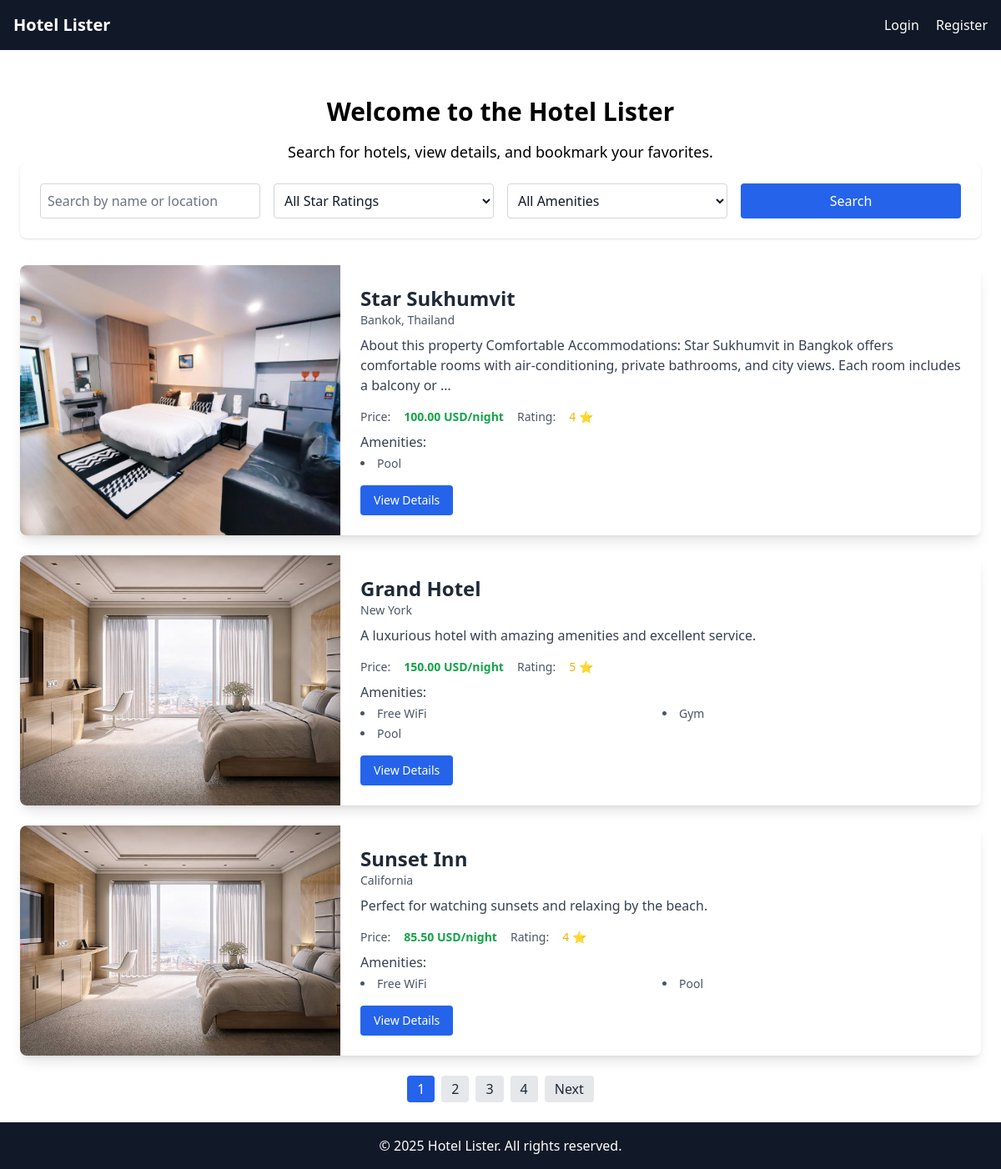
The page / on the database its author committed.
### home/models.py (models this page shows, shortened)
class BaseModel(models.Model):
    uid = models.UUIDField(default=uuid.uuid4, editable=False, primary_key=True)
    created_at = models.DateTimeField(auto_now_add=True)
    updated_at = models.DateTimeField(auto_now=True)
    class Meta:
        abstract = True

class Hotel(BaseModel):
    hotel_name = models.CharField(max_length=200)
    description = models.TextField()
    price = models.DecimalField(max_digits=10, decimal_places=2)
    star_rating = models.IntegerField(choices=[(i, f"{i} Star") for i in range(1, 6)])
    location = models.CharField(max_length=100)
    amenities = models.ManyToManyField(Amenity, related_name="hotels")
    room_count = models.IntegerField(default=10)

class HotelImage(BaseModel):
    hotel = models.ForeignKey(Hotel, related_name="images", on_delete=models.CASCADE)
    image = models.ImageField(upload_to='hotels/')

class Amenity(BaseModel):
    name = models.CharField(max_length=100)

### home/views.py (the view)
# urls.py: 2. Add a URL to urlpatterns:  path('', views.home, name='home')
def home(request):
    query = request.GET.get('q', '')
    star_rating = request.GET.get('star_rating')
    amenity = request.GET.get('amenity')
    hotels = Hotel.objects.all()
    if query:
        hotels = hotels.filter(Q(hotel_name__icontains=query) | Q(location__icontains=query))
    if star_rating:
        hotels = hotels.filter(star_rating=star_rating)
    if amenity:
        hotels = hotels.filter(amenities__name__icontains=amenity)
    for hotel in hotels:
        hotel.image = hotel.images.first() if hotel.images.exists() else None
    paginator = Paginator(hotels, 3)
    page_number = request.GET.get('page')
    hotels_page = paginator.get_page(page_number)
    amenities = Amenity.objects.all()
    bookmarked_hotels = []
    if request.user.is_authenticated:
        bookmarked_hotels = HotelBookmark.objects.filter(user=request.user).values_list('hotel__uid', flat=True)
    return render(request, 'home.html', {
        'hotels': hotels_page,  # paginated hotels
        'query': query,
        'star_rating': star_rating,
        'amenity': amenity,
        'amenities': amenities,
        'bookmarked_hotels': bookmarked_hotels,
    })

### home/templates/home.html (shortened to what this page needs)
{% extends 'base.html' %}
{% block content %}
  <div class="text-center mt-8">
    <h1 class="text-3xl font-bold">Welcome to the Hotel Lister</h1>
    <p class="mt-4 text-lg">Search for hotels, view details, and bookmark your favorites.</p>
  </div>
<form method="get" class="bg-white dark:bg-gray-800 rounded-lg shadow p-6 mb-6 grid grid-cols-1 md:grid-cols-4 gap-4">
  <input type="text" name="q" placeholder="Search by name or location"
         value="{{ query }}"
         class="p-2 border border-gray-300 dark:border-gray-600 bg-white dark:bg-gray-700 text-gray-900 dark:text-white placeholder-gray-500 dark:placeholder-gray-400 rounded w-full" />
  <select name="star_rating"
          class="p-2 border border-gray-300 dark:border-gray-600 bg-white dark:bg-gray-700 text-gray-900 dark:text-white rounded w-full">
    <option value="">All Star Ratings</option>
  </select>
  <select name="amenity"
          class="p-2 border border-gray-300 dark:border-gray-600 bg-white dark:bg-gray-700 text-gray-900 dark:text-white rounded w-full">
    <option value="">All Amenities</option>
  </select>
  <button type="submit"
          class="bg-blue-600 hover:bg-blue-700 text-white px-4 py-2 rounded w-full md:w-auto">
    Search
  </button>
</form>
  <div class="mt-8 space-y-6">
    {% for hotel in hotels %}
    <div class="bg-white rounded-lg shadow-lg overflow-hidden flex flex-col md:flex-row relative">
        <div class="md:w-1/3 w-full h-64 md:h-auto">
          {% with hotel.images.all|first as first_image %}
            {% if first_image %}
              <img src="{{ first_image.image.url }}" alt="{{ hotel.hotel_name }}" class="object-cover w-full h-full">
            {% else %}
              <img src="https://via.placeholder.com/400x300.png?text=No+Image" alt="No image available" class="object-cover w-full h-full">
            {% endif %}
          {% endwith %}
        </div>
        <div class="md:w-2/3 p-6 flex flex-col justify-between">
          <div>
            <h2 class="text-2xl font-semibold text-gray-800">{{ hotel.hotel_name }}</h2>
            <p class="text-gray-600 text-sm mb-2">{{ hotel.location }}</p>
            <p class="text-gray-700 text-base mb-4">{{ hotel.description|truncatewords:25 }}</p>
            <div class="flex items-center space-x-4 text-sm text-gray-600 mb-2">
              <span class="font-medium">Price:</span>
              <span class="font-semibold text-green-600">{{ hotel.price }} USD/night</span>
              <span class="ml-4 font-medium">Rating:</span>
              <span class="text-yellow-500">{{ hotel.star_rating }} ⭐</span>
            </div>
            <div class="mt-2">
              <p class="font-medium text-gray-700 mb-1">Amenities:</p>
              <ul class="list-disc list-inside text-sm text-gray-600 grid grid-cols-2 gap-1">
                {% for amenity in hotel.amenities.all %}
                  <li>{{ amenity.name }}</li>
                {% empty %}
                  <li>No amenities listed</li>
                {% endfor %}
              </ul>
            </div>
          </div>
          <div class="mt-4">
            <a href="{% url 'hotel_detail' hotel.uid %}" class="inline-block px-4 py-2 bg-blue-600 text-white text-sm font-medium rounded hover:bg-blue-700 transition">
              View Details
            </a>
          </div>
        </div>
      </div>
    {% endfor %}
    <div class="mt-8 flex justify-center space-x-2">
      {% for num in hotels.paginator.page_range %}
        {% if hotels.number == num %}
          <span class="px-3 py-1 bg-blue-600 text-white rounded">{{ num }}</span>
        {% else %}
          <a href="?{% if query %}q={{ query }}&{% endif %}{% if star_rating %}star_rating={{ star_rating }}&{% endif %}{% if amenity %}amenity={{ amenity }}&{% endif %}page={{ num }}"
            class="px-3 py-1 bg-gray-200 dark:bg-gray-700 text-gray-800 dark:text-white rounded hover:bg-gray-300 dark:hover:bg-gray-600">
            {{ num }}
          </a>
        {% endif %}
      {% endfor %}
      {% if hotels.has_next %}
        <a href="?{% if query %}q={{ query }}&{% endif %}{% if star_rating %}star_rating={{ star_rating }}&{% endif %}{% if amenity %}amenity={{ amenity }}&{% endif %}page={{ hotels.next_page_number }}"
          class="px-3 py-1 bg-gray-200 dark:bg-gray-700 text-gray-800 dark:text-white rounded hover:bg-gray-300 dark:hover:bg-gray-600">
          Next
        </a>
      {% endif %}
    </div>
  </div>
{% endblock %}

### rows shown on the page
Hotel: image (picture), hotel_name "Star Sukhumvit", location "Bankok, Thailand", description "About this property Comfortable Accommodations: Star Sukhumvit in Bangkok offers comfortable rooms with air-conditioning, private bathrooms, and city views. Each room includes a balcony or …", price "100.00", star_rating "4"
Amenity: name "Pool"
Hotel: image (picture), hotel_name "Grand Hotel", location "New York", description "A luxurious hotel with amazing amenities and excellent service.", price "150.00", star_rating "5"
Amenity: name "Free WiFi"
Amenity: name "Gym"
Hotel: image (picture), hotel_name "Sunset Inn", location "California", description "Perfect for watching sunsets and relaxing by the beach.", price "85.50", star_rating "4"

### other values the page prints
{{ num }} "1"
{{ num }} "2" "3" "4"
